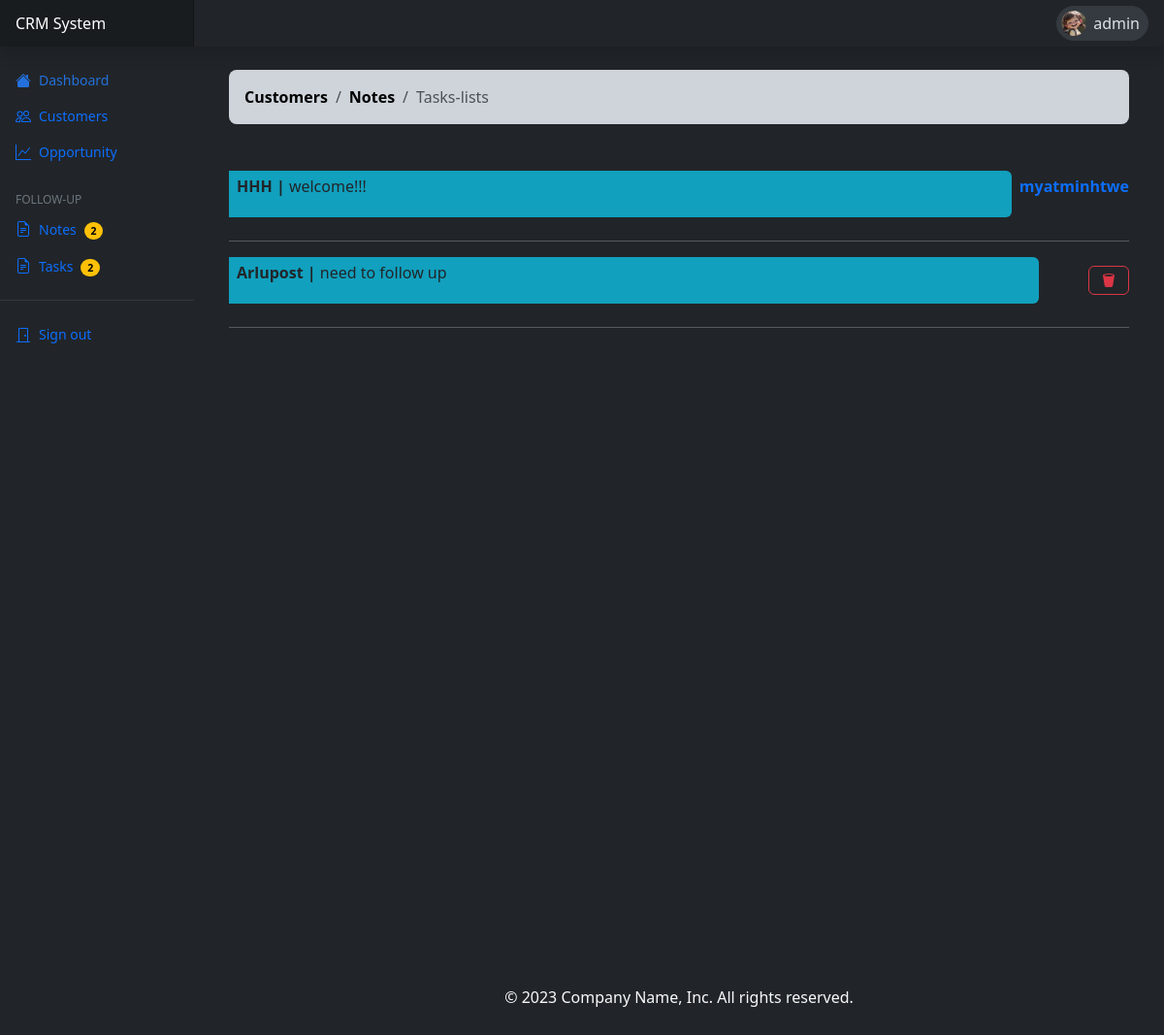
The page /task-list/ (signed in) on the database as committed earlier.
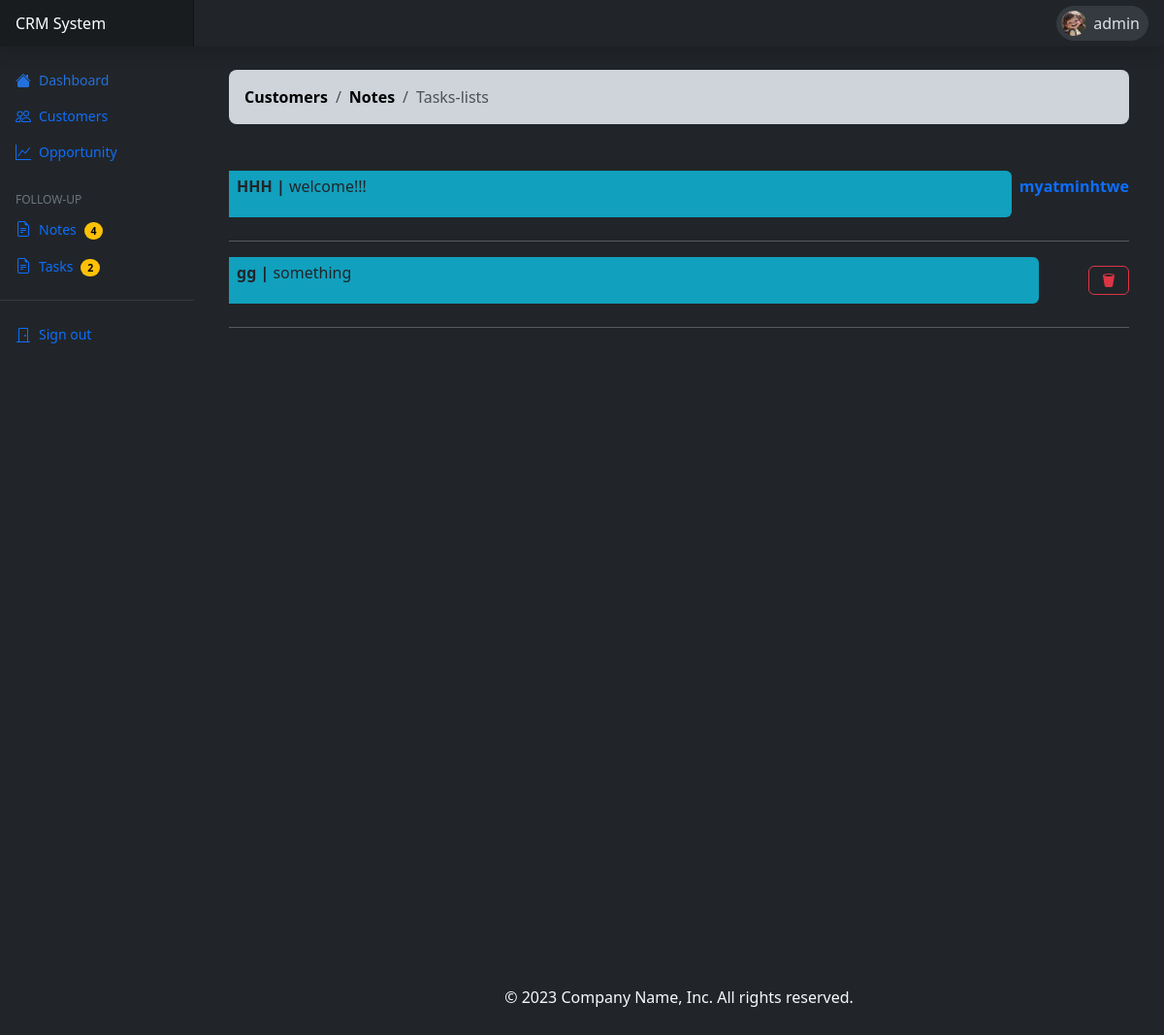
The same page on the database as committed later.
### crms_app/models.py (models this page shows, shortened)
class TaskModel(models.Model):
    note = models.OneToOneField(NoteModel, on_delete=models.CASCADE)
    assigned_by = models.ForeignKey(User, on_delete=models.SET_NULL, null=True, blank=True)

class NoteModel(models.Model):
    note = models.TextField()
    assigned_by = models.ForeignKey(User, on_delete=models.SET_NULL, null=True, blank=True)
    customer = models.ForeignKey('CustomerModel', on_delete=models.CASCADE)

class CustomerModel(models.Model):
    com_name = models.CharField(max_length=100)
    cs_name = models.CharField(max_length=100)
    email = models.EmailField()
    phone = models.IntegerField()
    address = models.TextField()
    industry = models.CharField(max_length=150)
    note = models.TextField(blank=True,null=True)
    modified_date = models.DateField(default=timezone.now,blank=True)
    created_date = models.DateField(default=timezone.now)

### crms_app/views.py (the view)
# urls.py: path('task-list/', views.listTasks, name="task_list"),
@login_required(login_url='/authentication/login')
def listTasks(request):
    tasks = TaskModel.objects.all()
    notes = NoteModel.objects.all()
    return render(request, 'todo/task_list.html', {'tasks': tasks,'notes':notes})

### templates/todo/task_list.html (shortened to what this page needs)
{% extends 'base.html' %}
{% load static %}
{% block content %}
<link rel="stylesheet" href="https://cdn.jsdelivr.net/npm/bootstrap-icons@1.11.2/font/bootstrap-icons.min.css">
<div class="container">
<div class="mt-4 task-text">
    <nav aria-label="breadcrumb">
      <ol class="breadcrumb breadcrumb-chevron p-3 bg-dark-subtle rounded-3">
        <li class="breadcrumb-item">
          <a class="link-body-emphasis fw-semibold text-decoration-none" href="{% url 'crms' %}">Customers</a>
        </li>
        <li class="breadcrumb-item">
          <a class="link-body-emphasis fw-semibold text-decoration-none" href="{% url 'note_list' %}">Notes</a>
        </li>
        <li class="breadcrumb-item active" aria-current="page">
          Tasks-lists
        </li>
      </ol>
    </nav>
</div>
    <div class="card border-0 mt-5 taskcard" style="background-color: var(--bs-bg-dark);min-height: 100vh;">
        {% for task in tasks %}
          <div class="hstack gap-2 mb-2">
            <div class="px-2 py-1 me-auto bg-info bg-opacity-75 border border-0 rounded-end" style="width: 90%;">
              <p class="text-break">
                <span class="fw-semibold">{{ task.note.customer.com_name }} | </span>
                <span id="taskChange">{{ task.note.note }}</span>
              </p>
            </div>
            {% if task.note.assigned_by == user %}
            <button type="button" class="btn btn-outline-danger" data-bs-toggle="modal"
            data-bs-target="#dtaskModal"><i class="bi bi-trash2-fill"></i></button>
            {% else %}
            <p class="fw-semibold text-primary">{{ task.note.assigned_by.username }}</p>
            {% endif %}
          </div>
        <hr class="text-light">
      {% endfor %}
    </div>
</div>
{% endblock %}

Rows that differ between the two databases and show on the page:
removed TaskModel: note.customer.com_name "Arlupost", note.note "need to follow up"
added TaskModel: note.customer.com_name "gg", note.note "something"
Other text that changed with them:
{{ notes|length }}: "2" → "4"
